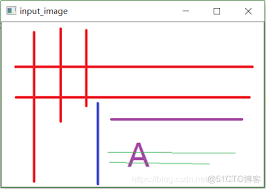
#> input picture openCv Filitreler/resim2.png, 266 x 189 px
$ python HoffmanOlasiliksalCizgiTespiti.py
#> lines starting #> are read from the running program, lines starting #| are printed output that depends on the picture
#> further down, kaynak_goruntu is the input picture: shape (189, 266, 3); mean B, G, R 239.5, 238.6, 247
import cv2 as cv
import numpy as np


# -------------------------------------------------
# CANNY KENAR BULMA (yardımcı fonksiyon)
# -------------------------------------------------
def canny_kenar_bul(goruntu):
    """
    Görüntüden Canny algoritması ile kenarları çıkarır.
    """

    # Görüntüyü griye çevir
    gri = cv.cvtColor(goruntu, cv.COLOR_BGR2GRAY)
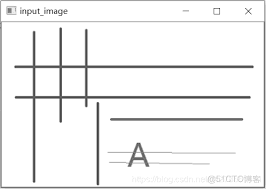
#> gri: shape (189, 266); min 51, max 255, mean 241.2

    # Canny eşikleri
    alt_esik = 100
    ust_esik = alt_esik * 2

    # Canny kenar bulma
    kenarlar = cv.Canny(gri, alt_esik, ust_esik)
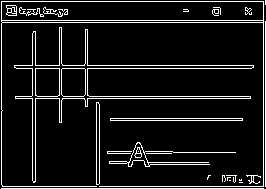
#> kenarlar: shape (189, 266); 9.3% white in thin lines or dots

    return kenarlar


# -------------------------------------------------
# ANA PROGRAM
# -------------------------------------------------

# Görüntüyü oku
kaynak_goruntu = cv.imread("resim2.png")
# Okuma kontrolü
if kaynak_goruntu is None:
    print("Görüntü okunamadı!")
    exit()

# Orijinal görüntüyü göster
cv.namedWindow("girdi", cv.WINDOW_AUTOSIZE)
cv.imshow("girdi", kaynak_goruntu)
cv.waitKey(1)

# Kenarları bul
ikili_kenar = canny_kenar_bul(kaynak_goruntu)

cv.imshow("ikili_kenar", ikili_kenar)
cv.waitKey(1)

# -------------------------------------------------
# OLASILIKSAL HOUGH DOĞRU DÖNÜŞÜMÜ
# -------------------------------------------------

dogrular = cv.HoughLinesP(
    ikili_kenar,     # Binary (Canny) görüntü
    1,               # rho çözünürlüğü (piksel)
    np.pi / 180,     # theta çözünürlüğü (1 derece)
    55,              # minimum oy sayısı (threshold)
    None,            # (OpenCV iç kullanımı için)
    50,              # minimum doğru uzunluğu
    10               # maksimum boşluk (gap)
)
#> dogrular = 24 rows, first 6: [2, 22, 265, 22], [15, 96, 250, 96], [1, 188, 263, 188], [14, 65, 265, 65], [1, 1, 265, 1], [1, 20, 263, 20]

# Eğer doğru tespit edildiyse
if dogrular is not None:

    # Tespit edilen her doğru için
    for i in range(len(dogrular)):

        # HoughLinesP çıktısı: [x1, y1, x2, y2]
        x1, y1, x2, y2 = dogrular[i][0]

        # Doğruyu orijinal görüntü üzerine çiz
        cv.line(
            kaynak_goruntu,
            (x1, y1),
            (x2, y2),
            (255, 0, 0),   # Mavi renk (BGR)
            1,             # Çizgi kalınlığı
            cv.LINE_AA     # Yumuşak çizgi
        )
#> this loop made 24 passes
#> (x1, y1, x2, y2) on passes 1 to 12: (2, 22, 265, 22), (15, 96, 250, 96), (1, 188, 263, 188), (14, 65, 265, 65), (1, 1, 265, 1), (1, 20, 263, 20), (15, 98, 250, 98), (2, 186, 265, 186), (16, 68, 251, 68), (96, 118, 242, 118), (263, 185, 263, 2), (265, 185, 265, 21)
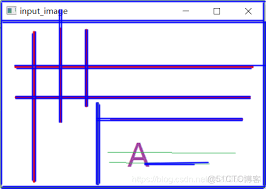
#> kaynak_goruntu: shape (189, 266, 3); mean B, G, R 246.9, 220.2, 223.8

# Sonucu göster
cv.imshow("olasiliksal_hough_dogrulari", kaynak_goruntu)
cv.waitKey(0)
cv.destroyAllWindows()
